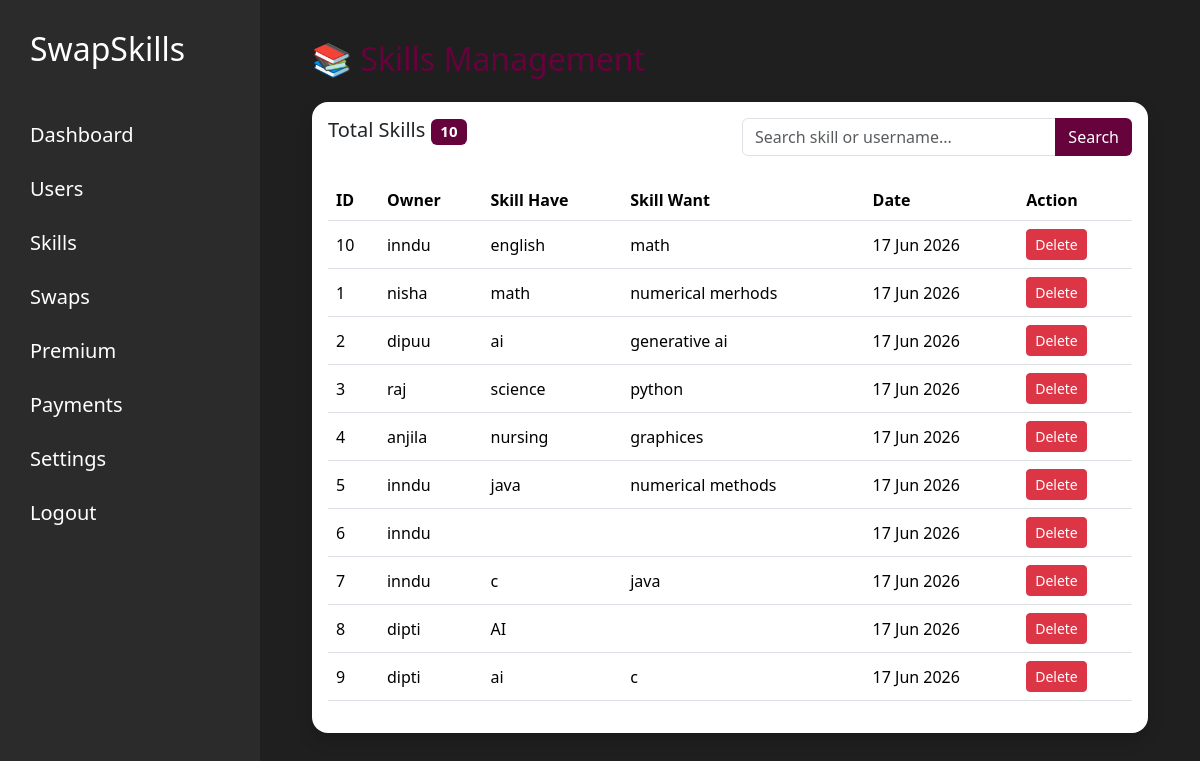
The page /dashboard/skills/ (signed in) on the database as committed earlier.
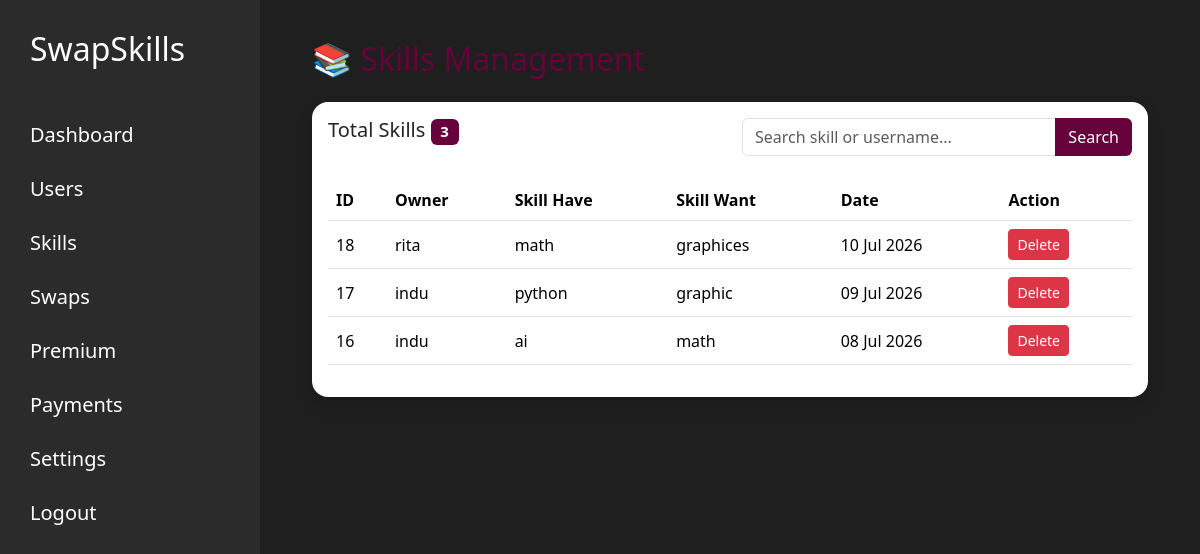
The same page on the database as committed later.
### home/models.py (models this page shows, shortened)
class Skill(models.Model):
    user = models.ForeignKey(User, on_delete=models.CASCADE)
    skill_have = models.CharField(max_length=100)
    skill_want = models.CharField(max_length=100)
    description = models.TextField()
    created_at = models.DateTimeField(auto_now_add=True)

### home/views.py (the view)
# urls.py: path('dashboard/skills/', views.admin_skills, name='admin_skills'),
@login_required
def admin_skills(request):
    if not request.user.is_superuser:
        return redirect("home")
    search = request.GET.get("search", "")
    skills = Skill.objects.select_related("user").all().order_by("-created_at")
    if search:
        skills = skills.filter(
            Q(skill_have__icontains=search) |
            Q(skill_want__icontains=search) |
            Q(user__username__icontains=search)
        )
    return render(request, "admin/skills.html", {
        "skills": skills,
        "search": search,
        "total_skills": skills.count(),
    })

### home/templates/admin/skills.html
{% extends "admin/admin_base.html" %}
{% block content %}
<div class="container-fluid">
<h2 class="mb-4" style="color:#66023c;">
📚 Skills Management
</h2>
<div class="card shadow border-0 rounded-4">
<div class="card-body">
<div class="row mb-4">
<div class="col-md-6">
<h5>
Total Skills
<span class="badge"
style="background:#66023c;">
{{ total_skills }}
</span>
</h5>
</div>
<div class="col-md-6">
<form method="GET">
<div class="input-group">
<input
type="text"
name="search"
class="form-control"
placeholder="Search skill or username..."
value="{{ search }}">
<button
class="btn"
style="background:#66023c;color:white;">
Search
</button>
</div>
</form>
</div>
</div>
<table class="table table-hover align-middle">
<thead style="background:#66023c;color:white;">
<tr>
<th>ID</th>
<th>Owner</th>
<th>Skill Have</th>
<th>Skill Want</th>
<th>Date</th>
<th>Action</th>
</tr>
</thead>
<tbody>
{% for skill in skills %}
<tr>
<td>{{ skill.id }}</td>
<td>{{ skill.user.username }}</td>
<td>{{ skill.skill_have }}</td>
<td>{{ skill.skill_want }}</td>
<td>{{ skill.created_at|date:"d M Y" }}</td>
<td>
<a href="{% url 'delete_skill' skill.id %}"
class="btn btn-danger btn-sm"
onclick="return confirm('Delete this skill?')">
Delete
</a>
</td>
</tr>
{% empty %}
<tr>
<td colspan="6" class="text-center">
No skills found.
</td>
</tr>
{% endfor %}
</tbody>
</table>
</div>
</div>
</div>
{% endblock %}

Rows that differ between the two databases and show on the page:
removed Skill: id "10", user.username "inndu", skill_have "english", skill_want "math", created_at "17 Jun 2026"
removed Skill: id "1", user.username "nisha", skill_have "math", skill_want "numerical merhods", created_at "17 Jun 2026"
removed Skill: id "2", user.username "dipuu", skill_have "ai", skill_want "generative ai", created_at "17 Jun 2026"
removed Skill: id "3", user.username "raj", skill_have "science", skill_want "python", created_at "17 Jun 2026"
removed Skill: id "4", user.username "anjila", skill_have "nursing", skill_want "graphices", created_at "17 Jun 2026"
removed Skill: id "5", user.username "inndu", skill_have "java", skill_want "numerical methods", created_at "17 Jun 2026"
removed Skill: id "6", user.username "inndu", created_at "17 Jun 2026"
removed Skill: id "7", user.username "inndu", skill_have "c", skill_want "java", created_at "17 Jun 2026"
removed Skill: id "8", user.username "dipti", skill_have "AI", created_at "17 Jun 2026"
removed Skill: id "9", user.username "dipti", skill_have "ai", skill_want "c", created_at "17 Jun 2026"
added Skill: id "18", user.username "rita", skill_have "math", skill_want "graphices", created_at "10 Jul 2026"
added Skill: id "17", user.username "indu", skill_have "python", skill_want "graphic", created_at "09 Jul 2026"
added Skill: id "16", user.username "indu", skill_have "ai", skill_want "math", created_at "08 Jul 2026"
Other text that changed with them:
{{ total_skills }}: "10" → "3"
